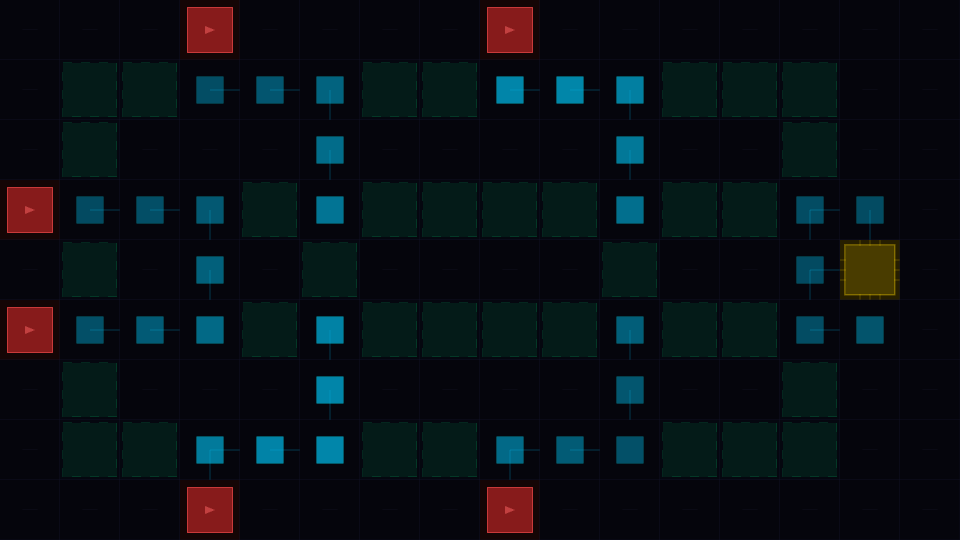
#> input picture map_1_bootloader.png, 1920 x 1080 px (shown at 1/2 size)
$ python generate_all_maps_photo.py
#> lines starting #> are read from the running program, lines starting #| are printed output that depends on the picture
#!/usr/bin/env python3
"""
generate_all_maps_photo.py
Creates a master composite photo showcasing all 5 maps of Protocol Zero.
"""

import os
from PIL import Image, ImageDraw, ImageFont, ImageFilter

WIDTH = 2560
HEIGHT = 1760

def get_font(name_options, size, bold=False):
#> called with size = 38, bold = True
    for name in name_options:
        if os.path.exists(name):
            try:
                return ImageFont.truetype(name, size)
            except Exception:
                pass
    return ImageFont.load_default()

FONT_TITLE = get_font([
    "/System/Library/Fonts/HelveticaNeue.ttc",
    "/System/Library/Fonts/Supplemental/Arial Bold.ttf"
], 38, bold=True)

FONT_SUBTITLE = get_font([
    "/System/Library/Fonts/HelveticaNeue.ttc",
    "/System/Library/Fonts/Supplemental/Arial.ttf"
], 18)

FONT_CARD_TITLE = get_font([
    "/System/Library/Fonts/HelveticaNeue.ttc",
    "/System/Library/Fonts/Supplemental/Arial Bold.ttf"
], 22, bold=True)

FONT_BADGE = get_font([
    "/System/Library/Fonts/Menlo.ttc",
    "/System/Library/Fonts/Supplemental/Arial Bold.ttf"
], 13, bold=True)

FONT_STAT_LABEL = get_font([
    "/System/Library/Fonts/Menlo.ttc",
    "/System/Library/Fonts/Supplemental/Arial.ttf"
], 13)

FONT_STAT_VAL = get_font([
    "/System/Library/Fonts/HelveticaNeue.ttc",
    "/System/Library/Fonts/Supplemental/Arial Bold.ttf"
], 15, bold=True)

FONT_DESC = get_font([
    "/System/Library/Fonts/HelveticaNeue.ttc",
    "/System/Library/Fonts/Supplemental/Arial.ttf"
], 14)

FONT_LEGEND = get_font([
    "/System/Library/Fonts/HelveticaNeue.ttc",
    "/System/Library/Fonts/Supplemental/Arial Bold.ttf"
], 14, bold=True)

FONT_INTEL = get_font([
    "/System/Library/Fonts/HelveticaNeue.ttc",
    "/System/Library/Fonts/Supplemental/Arial.ttf"
], 13)

def create_master_photo():
    img = Image.new("RGBA", (WIDTH, HEIGHT), (6, 8, 16, 255))
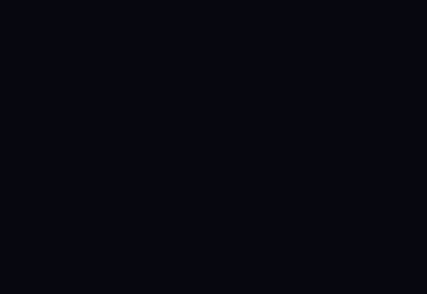
#> img: PIL image 2560x1760 RGBA (shown at 1/6 size); mean R, G, B, A 6, 8, 16, 255
    draw = ImageDraw.Draw(img)

    # 1. Subtle background circuit grid pattern
    for x in range(0, WIDTH, 40):
        draw.line([(x, 0), (x, HEIGHT)], fill=(12, 16, 30, 255), width=1)
    for y in range(0, HEIGHT, 40):
        draw.line([(0, y), (WIDTH, y)], fill=(12, 16, 30, 255), width=1)

    # Glow highlights in background
    glow_overlay = Image.new("RGBA", (WIDTH, HEIGHT), (0, 0, 0, 0))
#> glow_overlay: PIL image 2560x1760 RGBA; every value is 0
    glow_draw = ImageDraw.Draw(glow_overlay)
    glow_draw.ellipse([WIDTH//2 - 600, -200, WIDTH//2 + 600, 300], fill=(0, 150, 255, 18))
    glow_draw.ellipse([200, HEIGHT//2 - 200, 800, HEIGHT//2 + 400], fill=(0, 255, 136, 12))
    glow_draw.ellipse([WIDTH - 800, HEIGHT//2 - 200, WIDTH - 200, HEIGHT//2 + 400], fill=(180, 0, 255, 12))
    glow_overlay = glow_overlay.filter(ImageFilter.GaussianBlur(80))
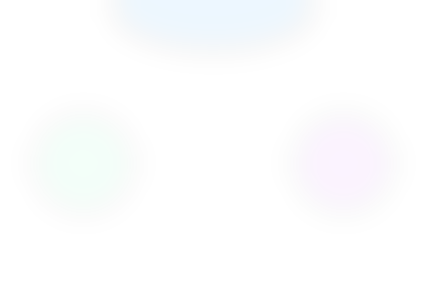
#> glow_overlay: PIL image 2560x1760 RGBA (shown at 1/6 size); mean R, G, B, A 11.3, 25.9, 41.4, 2.7; transparent parts drawn white
    img = Image.alpha_composite(img, glow_overlay)
    draw = ImageDraw.Draw(img)

    # 2. Header Banner
    header_box = [40, 28, WIDTH - 40, 128]
    draw.rounded_rectangle(header_box, radius=12, fill=(10, 14, 28, 220), outline=(0, 180, 255, 80), width=1)

    # Header Decorative Top Bar
    draw.line([(60, 30), (220, 30)], fill=(0, 229, 255, 255), width=3)
    draw.line([(WIDTH - 220, 30), (WIDTH - 60, 30)], fill=(0, 255, 136, 255), width=3)

    # Header Title
    draw.text((64, 44), "PROTOCOL ZERO", font=FONT_BADGE, fill=(0, 229, 255, 255))
    draw.text((64, 62), "SYSTEM DEFENSE TOPOLOGIES // ALL 5 MAP BLUEPRINTS", font=FONT_TITLE, fill=(245, 250, 255, 255))
    draw.text((64, 105), "TACTICAL OVERVIEW OF ALL 16×9 MICROGRID SECTORS • ARDUINO CORE HARDPOINTS • INGRESS VECTORS", font=FONT_SUBTITLE, fill=(140, 165, 195, 255))

    # Header Right Badges
    sys_badge_x = WIDTH - 380
    draw.rounded_rectangle([sys_badge_x, 48, WIDTH - 64, 108], radius=8, fill=(16, 22, 42, 240), outline=(0, 255, 136, 90), width=1)
    draw.text((sys_badge_x + 16, 58), "GRID SYSTEM: 16×9 ARRAYS", font=FONT_BADGE, fill=(0, 255, 136, 255))
    draw.text((sys_badge_x + 16, 76), "TOTAL SECTORS: 5 LEVELS", font=FONT_BADGE, fill=(0, 229, 255, 255))
    draw.text((sys_badge_x + 16, 92), "TARGET: ARDUINO CPU CORE", font=FONT_BADGE, fill=(255, 215, 0, 255))

    # 3. Global Map Legend Bar
    legend_box = [40, 140, WIDTH - 40, 188]
    draw.rounded_rectangle(legend_box, radius=8, fill=(12, 16, 32, 230), outline=(50, 70, 110, 120), width=1)

    draw.text((60, 154), "MAP KEY:", font=FONT_BADGE, fill=(0, 229, 255, 255))

    legend_items = [
        ("VIRUS SPAWN PORT", (255, 60, 60, 255), "Infiltration Entry Point with Ingress Vectors"),
        ("DATA BUS PATH", (0, 210, 255, 255), "High-Speed Cyan Cyber-Conduit for Malware Traversal"),
        ("DEFENSE HARDPOINT", (0, 255, 136, 255), "Buildable Tech Socket for Defensive Towers"),
        ("ARDUINO CORE", (255, 215, 0, 255), "Central Microcontroller Target to Protect at all Costs"),
        ("SILICON SUBSTRATE", (70, 80, 105, 255), "Non-Conductive Blocked Territory"),
    ]

    leg_x = 160
    for label, color, tip in legend_items:
        draw.rectangle([leg_x, 155, leg_x + 18, 173], fill=color, outline=(255, 255, 255, 120), width=1)
        draw.text((leg_x + 28, 154), label, font=FONT_LEGEND, fill=(230, 240, 255, 255))
        leg_x += len(label) * 11 + 90
#> after the loop, leg_x = 1435

    # 4. Define Cards Data
    cards_data = [
        {
            "sector": "SECTOR 01",
            "name": "BOOTLOADER",
            "tag": "TUTORIAL // BALANCED ROUTING",
            "tag_color": (0, 229, 255, 255),
            "img_file": "map_1_bootloader.png",
            "stats": [
                ("WAVES", "10 Waves"),
                ("ENERGY", "300 pts"),
                ("CORE HP", "100 HP"),
                ("SPAWNS", "4 Ingress Ports")
            ],
            "threats": "Basic Virus • Trojan Horse • Worm",
            "briefing": "Initial boot sequence. Symmetrical data bus entering from north, south, and west, converging at the east-flank Arduino core. Ideal for foundational choke point defense."
        },
        {
            "sector": "SECTOR 02",
            "name": "DUAL BUS",
            "tag": "RANSOMWARE HAZARD",
            "tag_color": (255, 100, 100, 255),
            "img_file": "map_2_dual_bus.png",
            "stats": [
                ("WAVES", "10 Waves"),
                ("ENERGY", "350 pts"),
                ("CORE HP", "100 HP"),
                ("SPAWNS", "4 Corner Ports")
            ],
            "threats": "Ransomware (TOWER DISABLE) • Trojan • Worm",
            "briefing": "Two parallel high-throughput data highways. Defeated Ransomware unleashes cryptographic pulses that disable nearby defense towers. Protect the central Arduino."
        },
        {
            "sector": "SECTOR 03",
            "name": "SPIRAL CORE",
            "tag": "STEALTH & SWARM ALERT",
            "tag_color": (200, 100, 255, 255),
            "img_file": "map_3_spiral_core.png",
            "stats": [
                ("WAVES", "10 Waves"),
                ("ENERGY", "400 pts"),
                ("CORE HP", "90 HP"),
                ("SPAWNS", "3 Perimeter Ports")
            ],
            "threats": "Spyware (CLOAKED) • DDoS Bot (MASS SWARM)",
            "briefing": "Concentric cyber-labyrinth spiraling inward toward the central CPU. Features invisible Spyware requiring True Sight and rapid-fire DDoS packet swarms."
        },
        {
            "sector": "SECTOR 04",
            "name": "FIREWALL BREACH",
            "tag": "ARMORED JUGGERNAUTS",
            "tag_color": (255, 180, 0, 255),
            "img_file": "map_4_firewall_breach.png",
            "stats": [
                ("WAVES", "10 Waves"),
                ("ENERGY", "450 pts"),
                ("CORE HP", "85 HP"),
                ("SPAWNS", "8 Breach Ports")
            ],
            "threats": "Rootkit (HEAVY ARMOR) • Spyware • Swarms",
            "briefing": "Perimeter security firewall ruptured. 8 separate infiltration conduits along north and south buses channel armored Rootkits directly into the central Arduino processor."
        },
        {
            "sector": "SECTOR 05",
            "name": "KERNEL PANIC",
            "tag": "MAXIMUM THREAT LEVEL",
            "tag_color": (255, 40, 80, 255),
            "img_file": "map_5_kernel_panic.png",
            "stats": [
                ("WAVES", "10 Waves"),
                ("ENERGY", "500 pts"),
                ("CORE HP", "80 HP"),
                ("SPAWNS", "6 Omnidirectional Ports")
            ],
            "threats": "All 7 Threat Archetypes • Final System Siege",
            "briefing": "Complete system emergency. Omnidirectional 360-degree crossfire converging from all sides onto the epicenter. Requires coordinated high-tier defenses to survive."
        },
        {
            "sector": "TACTICAL INTEL",
            "name": "THREAT MATRIX & ARSENAL",
            "tag": "COUNTERMEASURES GUIDE",
            "tag_color": (0, 255, 136, 255),
            "img_file": None,  # Specialized Intel Card!
            "stats": [
                ("ENEMIES", "7 Virus Types"),
                ("TOWERS", "7 Tower Types"),
                ("UPGRADES", "Level 1 to 3"),
                ("GOAL", "Survive Wave 10")
            ],
            "threats": "Basic Virus, Trojan, Worm, Ransomware, Spyware, Rootkit, DDoS",
            "briefing": "Comprehensive threat intelligence and defensive deployment guide."
        }
    ]

    # Grid geometry
    col_w = 800
    row_h = 750
    spacing_x = 30
    spacing_y = 26
    start_x = 40
    start_y = 200

    for idx, card in enumerate(cards_data):
        row = idx // 3
        col = idx % 3
        cx = start_x + col * (col_w + spacing_x)
        cy = start_y + row * (row_h + spacing_y)
        card_box = [cx, cy, cx + col_w, cy + row_h]

        # Draw card container
        draw.rounded_rectangle(card_box, radius=12, fill=(11, 15, 28, 245), outline=(35, 55, 90, 200), width=1)

        # Subtle header bar inside card
        header_h = 56
        draw.rounded_rectangle([cx, cy, cx + col_w, cy + header_h], radius=12, fill=(16, 23, 44, 255), outline=(0, 180, 255, 50), width=1)
        draw.rectangle([cx, cy + header_h - 10, cx + col_w, cy + header_h], fill=(16, 23, 44, 255)) # square bottom corners of header

        # Card Title and Sector
        draw.text((cx + 18, cy + 12), card["sector"] + " //", font=FONT_BADGE, fill=(0, 229, 255, 255))
        draw.text((cx + 18, cy + 28), card["name"], font=FONT_CARD_TITLE, fill=(255, 255, 255, 255))

        # Tag Badge (top right)
        tag_text = card["tag"]
        tag_color = card["tag_color"]
        bbox = draw.textbbox((0, 0), tag_text, font=FONT_BADGE)
#> bbox = (0, 2, 155, 11)
        tw = bbox[2] - bbox[0] + 16
#> tw = 171
        th = bbox[3] - bbox[1] + 10
#> th = 19
        tag_x = cx + col_w - tw - 16
#> tag_x = 653
        tag_y = cy + 16
        draw.rounded_rectangle([tag_x, tag_y, tag_x + tw, tag_y + th], radius=6, fill=(20, 28, 54, 255), outline=tag_color, width=1)
        draw.text((tag_x + 8, tag_y + 4), tag_text, font=FONT_BADGE, fill=tag_color)

        if card["img_file"]:
            # Load and display map
            map_path = card["img_file"]
            map_img = Image.open(map_path)
#> map_img is the input picture: PIL image 1920x1080 RGBA; mean R, G, B, A 8.9, 15.2, 20.6, 255
            # Map target area
            mw = col_w - 32
            mh = int(mw * 9 / 16) # exact 16:9 ratio
            map_resized = map_img.resize((mw, mh), Image.Resampling.LANCZOS)
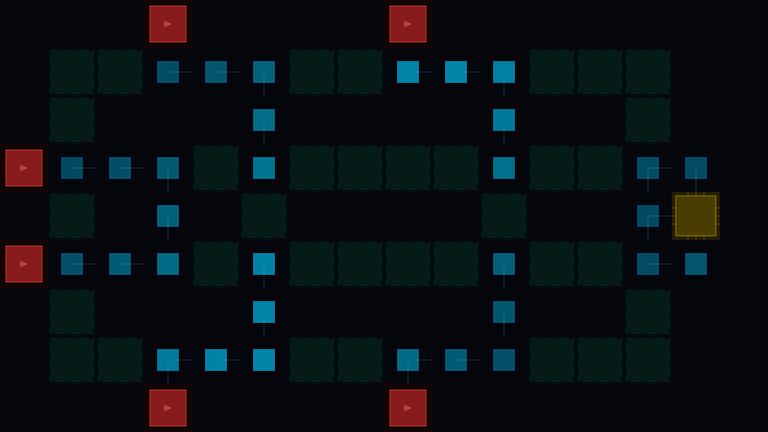
#> map_resized: PIL image 768x432 RGBA; mean R, G, B, A 8.8, 15.2, 20.6, 255

            map_pos = (cx + 16, cy + header_h + 12)
            # Border behind map
            draw.rounded_rectangle([map_pos[0]-2, map_pos[1]-2, map_pos[0] + mw + 2, map_pos[1] + mh + 2], radius=6, outline=(0, 180, 255, 100), width=2)
            img.paste(map_resized, map_pos)
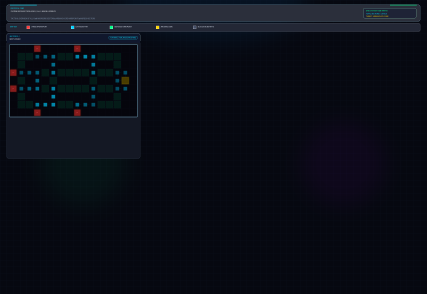
#> img: PIL image 2560x1760 RGBA (shown at 1/6 size); mean R, G, B, A 7.8, 11.3, 20.8, 251.5; transparent parts drawn white

            # Draw Tech Corner Brackets on Map
            brk_len = 16
            bx1, by1 = map_pos[0], map_pos[1]
            bx2, by2 = map_pos[0] + mw, map_pos[1] + mh
            # TL
            draw.line([(bx1, by1), (bx1 + brk_len, by1)], fill=(0, 229, 255, 255), width=2)
            draw.line([(bx1, by1), (bx1, by1 + brk_len)], fill=(0, 229, 255, 255), width=2)
            # TR
            draw.line([(bx2, by1), (bx2 - brk_len, by1)], fill=(0, 229, 255, 255), width=2)
            draw.line([(bx2, by1), (bx2, by1 + brk_len)], fill=(0, 229, 255, 255), width=2)
            # BL
            draw.line([(bx1, by2), (bx1 + brk_len, by2)], fill=(0, 229, 255, 255), width=2)
            draw.line([(bx1, by2), (bx1, by2 - brk_len)], fill=(0, 229, 255, 255), width=2)
            # BR
            draw.line([(bx2, by2), (bx2 - brk_len, by2)], fill=(0, 229, 255, 255), width=2)
            draw.line([(bx2, by2), (bx2, by2 - brk_len)], fill=(0, 229, 255, 255), width=2)

            info_y = map_pos[1] + mh + 14
        else:
            # Intel card specialized content
            info_y = cy + header_h + 12
            # Draw Arsenal & Threat Matrix inside Card 6
            intel_box_h = 425
            draw.rounded_rectangle([cx + 16, info_y, cx + col_w - 16, info_y + intel_box_h], radius=8, fill=(15, 20, 38, 255), outline=(0, 255, 136, 80), width=1)

            # Viruses Title
            draw.text((cx + 28, info_y + 12), "VIRUS SIGNATURE DATABASE", font=FONT_BADGE, fill=(255, 100, 100, 255))

            # Draw virus sprites & specs
            viruses = [
                ("basic_virus.png", "BASIC VIRUS", "Fast recon scout"),
                ("trojan_horse.png", "TROJAN HORSE", "Splits on death"),
                ("worm1.png", "WORM", "Segmented crawler"),
                ("ransomware.png", "RANSOMWARE", "Freezes towers"),
                ("spyware.png", "SPYWARE", "Invisible stealth"),
                ("rootkit.png", "ROOTKIT", "Armored juggernaut"),
                ("ddos_bot.png", "DDOS BOT", "High-volume flood")
            ]

            vy = info_y + 36
            for spr_name, v_title, v_desc in viruses:
                spr_path = os.path.join("assets/sprites", spr_name)
                if os.path.exists(spr_path):
                    spr = Image.open(spr_path).convert("RGBA")
                    spr.thumbnail((36, 36))
                    # Center sprite in a 40x40 box
                    paste_x = cx + 32 + (40 - spr.width)//2
                    paste_y = vy + (40 - spr.height)//2
                    img.paste(spr, (paste_x, paste_y), spr)

                draw.text((cx + 82, vy + 4), v_title, font=FONT_BADGE, fill=(255, 230, 230, 255))
                draw.text((cx + 82, vy + 20), v_desc, font=FONT_INTEL, fill=(170, 185, 210, 255))

                vy += 48
                if vy > info_y + 360:
                    break

            # Right side of intel card: Tower Defense Summary
            tx = cx + 400
            draw.line([(tx - 20, info_y + 12), (tx - 20, info_y + intel_box_h - 12)], fill=(30, 45, 80, 255), width=1)
            draw.text((tx, info_y + 12), "TACTICAL DEFENSE ARSENAL", font=FONT_BADGE, fill=(0, 229, 255, 255))

            towers = [
                ("antivirus_cannon.png", "ANTIVIRUS CANNON", "Rapid single-target"),
                ("data_spike.png", "DATA SPIKE", "Piercing laser spike"),
                ("emp_tower.png", "EMP SHOCK TOWER", "Area slowdown pulse"),
                ("sniper_node.png", "SNIPER NODE", "True Sight & long range"),
                ("quarantine_zone.png", "QUARANTINE ZONE", "Trap & quarantine barrier"),
                ("firewall_beam.png", "FIREWALL BEAM", "Continuous burn laser"),
                ("overclock_hub.png", "OVERCLOCK HUB", "Boosts adjacent towers")
            ]

            ty = info_y + 36
            for spr_name, t_title, t_desc in towers:
                spr_path = os.path.join("assets/sprites", spr_name)
                if os.path.exists(spr_path):
                    spr = Image.open(spr_path).convert("RGBA")
                    spr.thumbnail((36, 36))
                    paste_x = tx + (40 - spr.width)//2
                    paste_y = ty + (40 - spr.height)//2
                    img.paste(spr, (paste_x, paste_y), spr)

                draw.text((tx + 50, ty + 4), t_title, font=FONT_BADGE, fill=(220, 245, 255, 255))
                draw.text((tx + 50, ty + 20), t_desc, font=FONT_INTEL, fill=(150, 200, 225, 255))
                ty += 48
                if ty > info_y + 360:
                    break

            info_y = info_y + intel_box_h + 14

        # Stats Panel
        stats_w = col_w - 32
        stats_h = 58
        draw.rounded_rectangle([cx + 16, info_y, cx + 16 + stats_w, info_y + stats_h], radius=6, fill=(16, 22, 40, 255), outline=(0, 180, 255, 40), width=1)

        # 4 Stat Columns
        stat_col_w = stats_w // 4
        for s_idx, (s_lbl, s_val) in enumerate(card["stats"]):
            sc_x = cx + 16 + s_idx * stat_col_w
            draw.text((sc_x + 12, info_y + 10), s_lbl, font=FONT_STAT_LABEL, fill=(110, 140, 180, 255))
            val_col = (0, 255, 136, 255) if "pts" in s_val or "10" in s_val else (255, 215, 0, 255) if "HP" in s_val else (255, 120, 120, 255) if "Ports" in s_val else (230, 240, 255, 255)
            draw.text((sc_x + 12, info_y + 28), s_val, font=FONT_STAT_VAL, fill=val_col)
            if s_idx < 3:
                draw.line([(sc_x + stat_col_w, info_y + 8), (sc_x + stat_col_w, info_y + stats_h - 8)], fill=(30, 45, 75, 255), width=1)

        # Threats & Briefing
        info_y += stats_h + 10
        draw.text((cx + 18, info_y), "PRIMARY THREATS: ", font=FONT_BADGE, fill=(255, 100, 100, 255))
        draw.text((cx + 160, info_y), card["threats"], font=FONT_INTEL, fill=(230, 235, 245, 255))

        info_y += 22
        draw.text((cx + 18, info_y), "TACTICAL BRIEF:", font=FONT_BADGE, fill=(0, 229, 255, 255))

        # Word wrap briefing
        words = card["briefing"].split()
        lines = []
        cur_line = []
        for w in words:
            test_line = " ".join(cur_line + [w])
            bbox = draw.textbbox((0, 0), test_line, font=FONT_DESC)
            if bbox[2] - bbox[0] > (col_w - 180):
                lines.append(" ".join(cur_line))
                cur_line = [w]
            else:
                cur_line.append(w)
#> this loop made 24 passes
#> bbox on passes 1 to 8: (0, 2, 27, 10), (0, 2, 48, 10), (0, 2, 99, 12), (0, 2, 159, 12), (0, 2, 180, 12), (0, 2, 199, 12), (0, 2, 243, 12), (0, 1, 266, 12)
#> after the loop, lines = 1 item
        if cur_line:
            lines.append(" ".join(cur_line))

        for l_idx, line in enumerate(lines[:3]):
            draw.text((cx + 160, info_y + l_idx * 20), line, font=FONT_DESC, fill=(160, 180, 205, 255))
#> this loop made 2 passes
#> l_idx on pass 1: 0
#> pass 2 of the loop in create_master_photo, `for idx, card in enumerate(cards_data):`:
#> in create_master_photo, `bbox = draw.textbbox((0, 0), tag_text, font=FONT_BADGE)`: bbox = (0, 2, 112, 10)
#> tw = 128
#> th = 18
#> tag_x = 1526
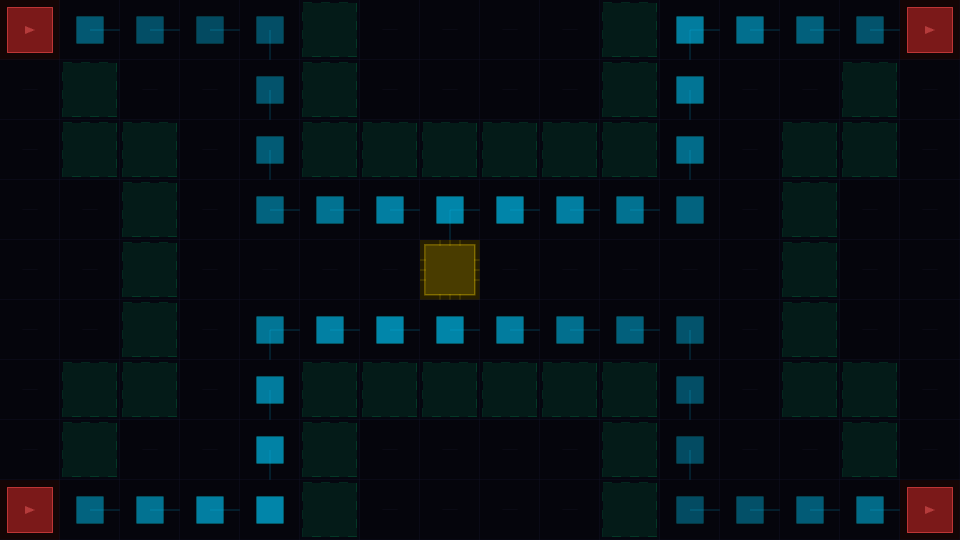
#> input picture map_2_dual_bus.png, 1920 x 1080 px (shown at 1/2 size)
#> in create_master_photo, map_img is the input picture: PIL image 1920x1080 RGBA; mean R, G, B, A 7.4, 16.8, 22.5, 255
#> in create_master_photo, `map_resized = map_img.resize((mw, mh), Image.Resampling.LANCZOS)`:
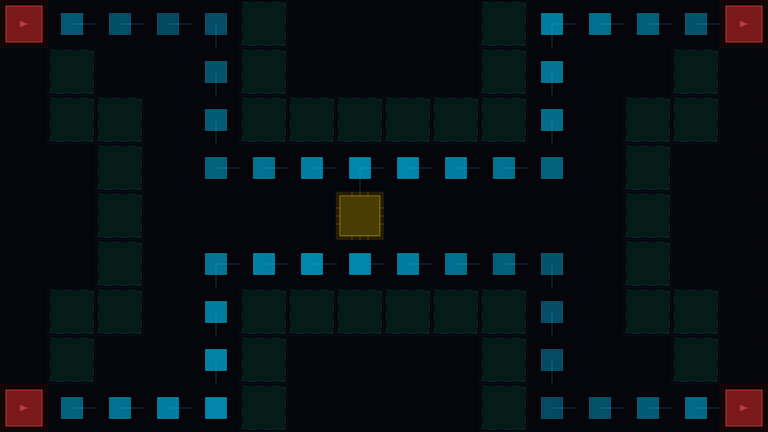
#> map_resized: PIL image 768x432 RGBA; mean R, G, B, A 7.4, 16.8, 22.5, 255
#> in create_master_photo, `img.paste(map_resized, map_pos)`:
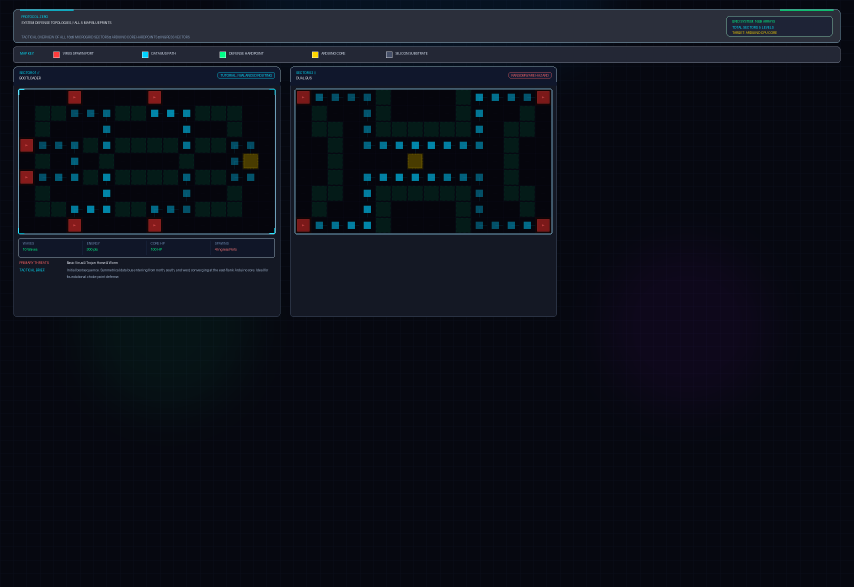
#> img: PIL image 2560x1760 RGBA (shown at 1/3 size); mean R, G, B, A 8.4, 12.8, 22.6, 250.8; transparent parts drawn white
#> the loop in create_master_photo, `for w in words:` made 19 passes
#> bbox on passes 1 to 4: (0, 2, 19, 10), (0, 2, 56, 12), (0, 2, 139, 12), (0, 2, 160, 12)
#> the loop in create_master_photo, `for l_idx, line in enumerate(lines[:3]):` made 2 passes

    # Save output
    output_path = "all_game_maps.png"
#> output_path = 'all_game_maps.png'
    img.save(output_path, "PNG")
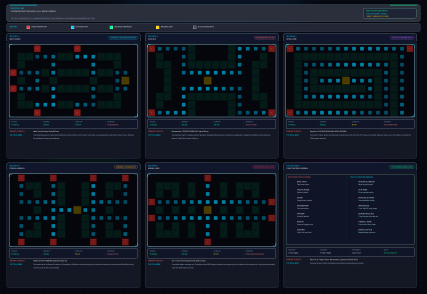
#> saved as all_game_maps.png: PIL image 2560x1760 RGBA (shown at 1/6 size); mean R, G, B, A 11.5, 19.9, 31.5, 248.1; transparent parts drawn white
    print(f"Master photo successfully saved: {output_path} ({WIDTH}x{HEIGHT})")
#| Master photo successfully saved: all_game_maps.png (2560x1760)

if __name__ == "__main__":
    create_master_photo()
